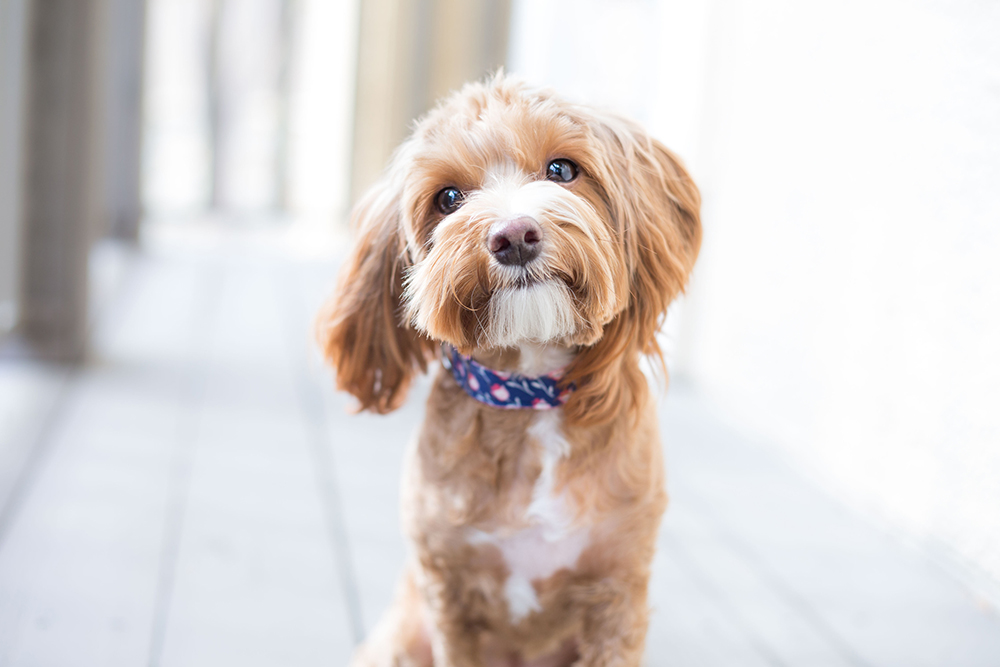
#> input picture Photos/image.jpg, 1000 x 667 px
$ python 'SegmentatıonUsıngRGB.py'
#> lines starting #> are read from the running program, lines starting #| are printed output that depends on the picture; after the words box and inside, x2 and y2 are one past the last pixel; in counts of white or black regions, pixels touching at a corner belong together
import cv2
import numpy as np
import matplotlib.pyplot as plt
####################################
def rgb_mean_segmentation(image, threshold):
    mean_values = np.mean(image, axis=(0, 1))
    mask = np.all(image > mean_values * threshold, axis=-1)

    # Apply the mask to the original image
    segmented_image = np.zeros_like(image)
    segmented_image[mask] = image[mask]

    return segmented_image


image_path = 'Photos/image.jpg'
original_image = cv2.imread(image_path, cv2.IMREAD_COLOR)
#> original_image is the input picture: shape (667, 1000, 3); mean B, G, R 209.1, 211.2, 217.6

################# Original Image ###################
plt.imshow(cv2.cvtColor(original_image, cv2.COLOR_BGR2RGB))
plt.title('Original Image')
plt.show()

# Perform RGB mean segmentation
threshold = 1.1
segmented_image = rgb_mean_segmentation(original_image, threshold)
#> in rgb_mean_segmentation, `mean_values = np.mean(image, axis=(0, 1))`: mean_values = [209.1, 211.2, 217.6]
#> in rgb_mean_segmentation, `mask = np.all(image > mean_values * threshold, axis=-1)`:
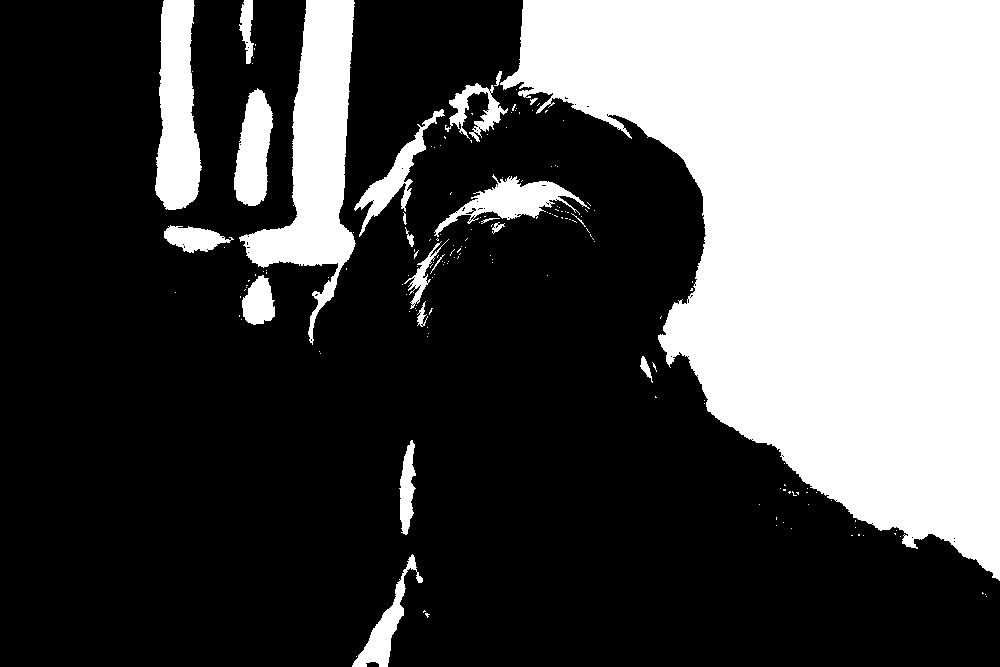
#> mask: shape (667, 1000) bool; 32.1% white; 175 white regions (152 under 20 px), largest, box (x1, y1, x2, y2) and area: (500, 0, 1000, 581) 174304, (239, 0, 356, 345) 15923, (155, 0, 202, 210) 7197

plt.imshow(cv2.cvtColor(segmented_image, cv2.COLOR_BGR2RGB))
plt.title(f'Segmented Image (Threshold: {threshold})')
plt.show()
